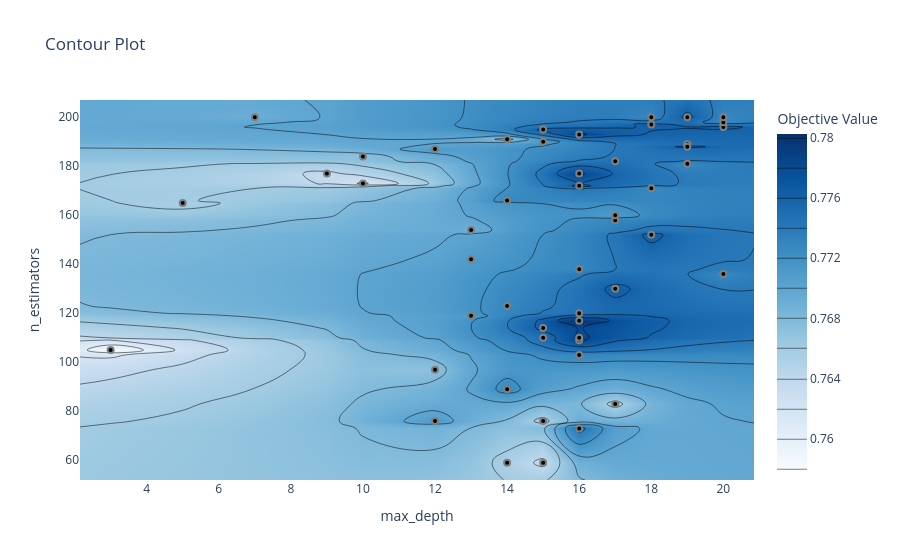

Notebook cell for this chart:
### Markdown cell above
##### Contour plot

### Code cell
plot_contour(study).show()

### Figure 1 — Plotly figure (JSON) as saved in the notebook; plotly's stock layout.template omitted (floating-point values rounded to 4 significant figures; data arrays with more than 128 entries replaced by an {"elided": "..."} marker saying what was removed)
{"data": [{"colorbar": {"title": {"text": "Objective Value"}}, "colorscale": [[0, "rgb(247,251,255)"], [0.125, "rgb(222,235,247)"], [0.25, "rgb(198,219,239)"], [0.375, "rgb(158,202,225)"], [0.5, "rgb(107,174,214)"], [0.625, "rgb(66,146,198)"], [0.75, "rgb(33,113,181)"], [0.875, "rgb(8,81,156)"], [1, "rgb(8,48,107)"]], "connectgaps": true, "contours": {"coloring": "heatmap"}, "hoverinfo": "none", "line": {"smoothing": 1.3}, "reversescale": false, "type": "contour", "x": [2.15, 3, 5, 7, 9, 10, 12, 13, 14, 15, 16, 17, 18, 19, 20, 20.85], "y": [51.95, 59, 73, 76, 83, 89, 97, 103, 105, 109, 110, 114, 117, 119, 120, 123, 130, 136, 138, 142, 152, 154, 158, 160, 165, 166, 171, 172, 173, 177, 181, 182, 184, 187, 188, 189, 190, 191, 193, 195, 196, 197, 198, 200, 207.1], "z": {"elided": "45x16 float values"}}, {"marker": {"color": "black", "line": {"color": "Gray", "width": 2}}, "mode": "markers", "name": "Feasible Trial", "showlegend": false, "type": "scatter", "x": [14, 15, 13, 3, 9, 10, 12, 17, 15, 15, 20, 19, 20, 18, 17, 7, 17, 19, 16, 12, 5, 20, 19, 20, 18, 15, 18, 16, 10, 13, 19, 18, 16, 14, 16, 14, 16, 16, 16, 12, 13, 16, 16, 14, 15, 17, 14, 17, 15, 16], "y": [123, 76, 154, 105, 177, 173, 76, 182, 195, 59, 136, 200, 196, 197, 158, 200, 160, 181, 138, 187, 165, 198, 189, 200, 171, 190, 152, 172, 184, 142, 188, 200, 193, 191, 177, 166, 117, 109, 110, 97, 119, 103, 120, 89, 110, 83, 59, 130, 114, 73]}, {"marker": {"color": "#cccccc", "line": {"color": "Gray", "width": 2}}, "mode": "markers", "name": "Infeasible Trial", "showlegend": false, "type": "scatter", "x": [], "y": []}], "layout": {"title": {"text": "Contour Plot"}, "xaxis": {"range": [2.15, 20.85], "title": {"text": "max_depth"}}, "yaxis": {"range": [51.95, 207.1], "title": {"text": "n_estimators"}}}}
